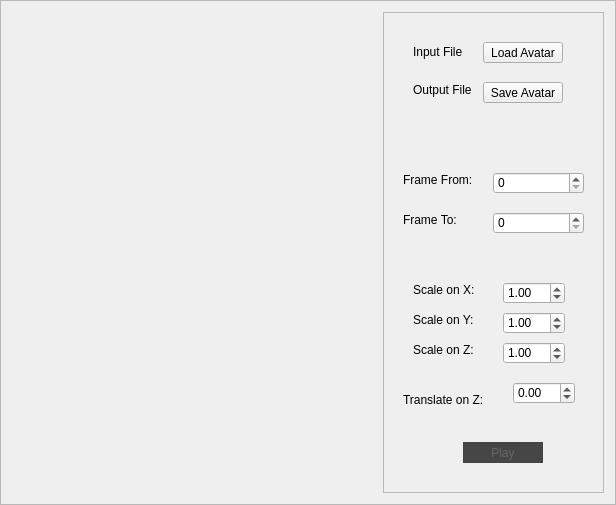
<?xml version="1.0" encoding="UTF-8"?>
<ui version="4.0">
 <class>ShopAvatarEditor</class>
 <widget class="QFrame" name="ShopAvatarEditor">
  <property name="geometry">
   <rect>
    <x>0</x>
    <y>0</y>
    <width>616</width>
    <height>503</height>
   </rect>
  </property>
  <property name="sizePolicy">
   <sizepolicy hsizetype="Fixed" vsizetype="Fixed">
    <horstretch>0</horstretch>
    <verstretch>0</verstretch>
   </sizepolicy>
  </property>
  <property name="windowTitle">
   <string>VRShop Avatar Editor</string>
  </property>
  <property name="frameShape">
   <enum>QFrame::StyledPanel</enum>
  </property>
  <property name="frameShadow">
   <enum>QFrame::Raised</enum>
  </property>
  <layout class="QHBoxLayout" name="horizontalLayout">
   <item>
    <widget class="VR::OSGQT_Widget" name="m_pOSGQTWidget" native="true">
     <property name="minimumSize">
      <size>
       <width>351</width>
       <height>481</height>
      </size>
     </property>
     <widget class="VR::OSGQT_Widget" name="m_pOSGQTWidget_2" native="true">
      <property name="geometry">
       <rect>
        <x>-710</x>
        <y>700</y>
        <width>1135</width>
        <height>949</height>
       </rect>
      </property>
      <property name="sizePolicy">
       <sizepolicy hsizetype="Expanding" vsizetype="Expanding">
        <horstretch>0</horstretch>
        <verstretch>0</verstretch>
       </sizepolicy>
      </property>
      <property name="minimumSize">
       <size>
        <width>300</width>
        <height>0</height>
       </size>
      </property>
      <property name="sizeIncrement">
       <size>
        <width>0</width>
        <height>0</height>
       </size>
      </property>
      <property name="baseSize">
       <size>
        <width>800</width>
        <height>600</height>
       </size>
      </property>
      <property name="styleSheet">
       <string notr="true">background-color:rgb(137,137,137);</string>
      </property>
      <widget class="VR::OSGQT_Widget" name="m_pOSGQTWidgetMap" native="true">
       <property name="geometry">
        <rect>
         <x>900</x>
         <y>10</y>
         <width>221</width>
         <height>171</height>
        </rect>
       </property>
       <property name="autoFillBackground">
        <bool>false</bool>
       </property>
       <property name="styleSheet">
        <string notr="true">QWidget	{
	background-color: rgb(193,193,193);
	border: 1px solid white;
}
</string>
       </property>
      </widget>
      <widget class="QToolButton" name="m_pToolButtonMyBasket">
       <property name="geometry">
        <rect>
         <x>690</x>
         <y>10</y>
         <width>81</width>
         <height>40</height>
        </rect>
       </property>
       <property name="minimumSize">
        <size>
         <width>81</width>
         <height>40</height>
        </size>
       </property>
       <property name="maximumSize">
        <size>
         <width>16777215</width>
         <height>16777215</height>
        </size>
       </property>
       <property name="font">
        <font>
         <family>Arial</family>
         <pointsize>9</pointsize>
         <weight>75</weight>
         <bold>true</bold>
        </font>
       </property>
       <property name="cursor">
        <cursorShape>PointingHandCursor</cursorShape>
       </property>
       <property name="styleSheet">
        <string notr="true">QToolButton {
	color: rgb(204,204,204);
	border: 1px solid rgb(67,67,67);
	background-color:rgb(102,102,102);
}

QToolButton:hover {
	color: white;
}



</string>
       </property>
       <property name="text">
        <string>My Basket</string>
       </property>
       <property name="checkable">
        <bool>true</bool>
       </property>
       <property name="checked">
        <bool>true</bool>
       </property>
       <property name="autoRaise">
        <bool>false</bool>
       </property>
      </widget>
      <widget class="QLabel" name="m_pLabelLogoRetailer">
       <property name="geometry">
        <rect>
         <x>10</x>
         <y>10</y>
         <width>100</width>
         <height>80</height>
        </rect>
       </property>
       <property name="minimumSize">
        <size>
         <width>0</width>
         <height>80</height>
        </size>
       </property>
       <property name="styleSheet">
        <string notr="true"/>
       </property>
       <property name="text">
        <string>LOGO - Retailer 

 powered by 

 LOGO - VRShop</string>
       </property>
       <property name="alignment">
        <set>Qt::AlignCenter</set>
       </property>
       <property name="margin">
        <number>0</number>
       </property>
       <property name="indent">
        <number>-1</number>
       </property>
      </widget>
      <widget class="QLineEdit" name="m_pLineEditUserName">
       <property name="geometry">
        <rect>
         <x>400</x>
         <y>10</y>
         <width>186</width>
         <height>18</height>
        </rect>
       </property>
       <property name="minimumSize">
        <size>
         <width>0</width>
         <height>18</height>
        </size>
       </property>
       <property name="maximumSize">
        <size>
         <width>16777215</width>
         <height>18</height>
        </size>
       </property>
       <property name="font">
        <font>
         <family>Arial</family>
        </font>
       </property>
       <property name="styleSheet">
        <string notr="true">QLineEdit {
	background-color: rgb(255,255,255);
	text-align: left;
}
</string>
       </property>
       <property name="inputMask">
        <string/>
       </property>
       <property name="placeholderText">
        <string>Username</string>
       </property>
       <property name="cursorMoveStyle">
        <enum>Qt::VisualMoveStyle</enum>
       </property>
      </widget>
      <widget class="QLineEdit" name="m_pLineEditPassword">
       <property name="geometry">
        <rect>
         <x>400</x>
         <y>32</y>
         <width>186</width>
         <height>18</height>
        </rect>
       </property>
       <property name="minimumSize">
        <size>
         <width>0</width>
         <height>18</height>
        </size>
       </property>
       <property name="maximumSize">
        <size>
         <width>16777215</width>
         <height>18</height>
        </size>
       </property>
       <property name="font">
        <font>
         <family>Arial</family>
        </font>
       </property>
       <property name="styleSheet">
        <string notr="true">background-color:white;</string>
       </property>
       <property name="echoMode">
        <enum>QLineEdit::Password</enum>
       </property>
       <property name="placeholderText">
        <string>Password</string>
       </property>
      </widget>
      <widget class="QPushButton" name="m_pPushButtonSignIn">
       <property name="geometry">
        <rect>
         <x>595</x>
         <y>10</y>
         <width>60</width>
         <height>40</height>
        </rect>
       </property>
       <property name="sizePolicy">
        <sizepolicy hsizetype="Fixed" vsizetype="Fixed">
         <horstretch>0</horstretch>
         <verstretch>0</verstretch>
        </sizepolicy>
       </property>
       <property name="minimumSize">
        <size>
         <width>60</width>
         <height>40</height>
        </size>
       </property>
       <property name="maximumSize">
        <size>
         <width>60</width>
         <height>16777215</height>
        </size>
       </property>
       <property name="font">
        <font>
         <family>Arial</family>
         <pointsize>10</pointsize>
         <weight>75</weight>
         <bold>true</bold>
        </font>
       </property>
       <property name="cursor">
        <cursorShape>PointingHandCursor</cursorShape>
       </property>
       <property name="styleSheet">
        <string notr="true">QPushButton {
	color:rgb(204,204,204);
	border: 1px solid rgb(67,67,67);
	background-color:rgb(102,102,102);

/*
qlineargradient(x1:0, y1:0, x2:0, y2:1, 
stop: 0 rgb(70,70,70), 
stop: 0.5 lightgray,
stop: 1 rgb(70,70,70));
*/
}

QPushButton:hover {
	color: white;
}
</string>
       </property>
       <property name="text">
        <string>Sign In</string>
       </property>
       <property name="default">
        <bool>false</bool>
       </property>
       <property name="flat">
        <bool>true</bool>
       </property>
      </widget>
      <widget class="QToolButton" name="m_pToolButtonUser">
       <property name="geometry">
        <rect>
         <x>340</x>
         <y>10</y>
         <width>40</width>
         <height>40</height>
        </rect>
       </property>
       <property name="minimumSize">
        <size>
         <width>40</width>
         <height>40</height>
        </size>
       </property>
       <property name="maximumSize">
        <size>
         <width>16777215</width>
         <height>16777215</height>
        </size>
       </property>
       <property name="cursor">
        <cursorShape>PointingHandCursor</cursorShape>
       </property>
       <property name="styleSheet">
        <string notr="true">QToolButton {
	border: 0px;
	image: url(C:/Matej/Images/Matej.jpg);
	background-color: rgba(255,255,255,0);
}
</string>
       </property>
       <property name="text">
        <string/>
       </property>
       <property name="checkable">
        <bool>true</bool>
       </property>
      </widget>
      <widget class="QToolButton" name="m_pToolButton3View">
       <property name="geometry">
        <rect>
         <x>1090</x>
         <y>290</y>
         <width>30</width>
         <height>30</height>
        </rect>
       </property>
       <property name="minimumSize">
        <size>
         <width>30</width>
         <height>30</height>
        </size>
       </property>
       <property name="maximumSize">
        <size>
         <width>30</width>
         <height>30</height>
        </size>
       </property>
       <property name="font">
        <font>
         <family>Arial</family>
         <pointsize>10</pointsize>
         <weight>75</weight>
         <bold>true</bold>
        </font>
       </property>
       <property name="styleSheet">
        <string notr="true">QToolButton {
	border: 1px solid rgb(67,67,67);
	color:rgb(102,102,102);
	background-color:rgb(70,70,70);
	selection-background-color: rgb(102,102,102);
}

QToolButton:hover	{
	color: white;
}

QToolButton:checked {
	background-color:rgb(102,102,102);
	color:white;
}
</string>
       </property>
       <property name="text">
        <string>3</string>
       </property>
       <property name="iconSize">
        <size>
         <width>20</width>
         <height>20</height>
        </size>
       </property>
       <property name="checkable">
        <bool>true</bool>
       </property>
       <property name="checked">
        <bool>true</bool>
       </property>
       <property name="autoRaise">
        <bool>true</bool>
       </property>
      </widget>
      <widget class="QToolButton" name="m_pToolButton1View">
       <property name="geometry">
        <rect>
         <x>1090</x>
         <y>260</y>
         <width>30</width>
         <height>30</height>
        </rect>
       </property>
       <property name="minimumSize">
        <size>
         <width>30</width>
         <height>30</height>
        </size>
       </property>
       <property name="maximumSize">
        <size>
         <width>30</width>
         <height>30</height>
        </size>
       </property>
       <property name="font">
        <font>
         <family>Arial</family>
         <pointsize>10</pointsize>
         <weight>75</weight>
         <bold>true</bold>
        </font>
       </property>
       <property name="styleSheet">
        <string notr="true">QToolButton {
	border: 1px solid rgb(67,67,67);
	color:rgb(102,102,102);
	background-color:rgb(70,70,70);
	selection-background-color: rgb(102,102,102);
}

QToolButton:hover	{
	color: white;
}

QToolButton:checked {
	background-color:rgb(102,102,102);
	color:white;
}
</string>
       </property>
       <property name="text">
        <string>1</string>
       </property>
       <property name="iconSize">
        <size>
         <width>40</width>
         <height>40</height>
        </size>
       </property>
       <property name="checkable">
        <bool>true</bool>
       </property>
       <property name="checked">
        <bool>false</bool>
       </property>
       <property name="autoRaise">
        <bool>true</bool>
       </property>
      </widget>
      <widget class="QFrame" name="m_pFrameSettings">
       <property name="geometry">
        <rect>
         <x>240</x>
         <y>50</y>
         <width>140</width>
         <height>135</height>
        </rect>
       </property>
       <property name="styleSheet">
        <string notr="true">QFrame	{
	background-color: white
}</string>
       </property>
       <property name="frameShape">
        <enum>QFrame::StyledPanel</enum>
       </property>
       <property name="frameShadow">
        <enum>QFrame::Raised</enum>
       </property>
       <widget class="QLabel" name="m_pLabelTitle">
        <property name="geometry">
         <rect>
          <x>0</x>
          <y>0</y>
          <width>141</width>
          <height>35</height>
         </rect>
        </property>
        <property name="font">
         <font>
          <family>Arial</family>
          <pointsize>10</pointsize>
          <weight>75</weight>
          <bold>true</bold>
         </font>
        </property>
        <property name="styleSheet">
         <string notr="true">background-color: rgb(204,204,204);</string>
        </property>
        <property name="frameShape">
         <enum>QFrame::StyledPanel</enum>
        </property>
        <property name="text">
         <string>Settings</string>
        </property>
        <property name="openExternalLinks">
         <bool>false</bool>
        </property>
       </widget>
       <widget class="QPushButton" name="m_pPushButtonSignOut">
        <property name="geometry">
         <rect>
          <x>0</x>
          <y>40</y>
          <width>140</width>
          <height>30</height>
         </rect>
        </property>
        <property name="font">
         <font>
          <family>Arial</family>
          <pointsize>9</pointsize>
          <weight>50</weight>
          <bold>false</bold>
         </font>
        </property>
        <property name="cursor">
         <cursorShape>PointingHandCursor</cursorShape>
        </property>
        <property name="styleSheet">
         <string notr="true">QPushButton {
	color:black;
	border: 1px rgb(204,204,204);
	background-color: transparent;
	text-align: left;
	padding: 5px;
}

QPushButton:hover {
	background-color: rgb(204,204,204);
	color: white;
}
</string>
        </property>
        <property name="text">
         <string>Sign Out</string>
        </property>
        <property name="flat">
         <bool>true</bool>
        </property>
       </widget>
       <widget class="QPushButton" name="m_pPushButtonRemoveAccount">
        <property name="geometry">
         <rect>
          <x>0</x>
          <y>70</y>
          <width>140</width>
          <height>30</height>
         </rect>
        </property>
        <property name="font">
         <font>
          <family>Arial</family>
          <pointsize>9</pointsize>
         </font>
        </property>
        <property name="cursor">
         <cursorShape>PointingHandCursor</cursorShape>
        </property>
        <property name="styleSheet">
         <string notr="true">QPushButton {
	color:black;
	border: 1px rgb(204,204,204);
	background-color: transparent;
	text-align: left;
	padding: 5px;
}

QPushButton:hover {
	background-color: rgb(204,204,204);
	color: white;
}
</string>
        </property>
        <property name="text">
         <string>Remove Account</string>
        </property>
        <property name="flat">
         <bool>true</bool>
        </property>
       </widget>
       <widget class="QPushButton" name="m_pPushButtonChangeSettings">
        <property name="geometry">
         <rect>
          <x>0</x>
          <y>100</y>
          <width>140</width>
          <height>30</height>
         </rect>
        </property>
        <property name="font">
         <font>
          <family>Arial</family>
          <pointsize>9</pointsize>
         </font>
        </property>
        <property name="cursor">
         <cursorShape>PointingHandCursor</cursorShape>
        </property>
        <property name="styleSheet">
         <string notr="true">QPushButton {
	color:black;
	border: 1px rgb(204,204,204);
	background-color: transparent;
	text-align: left;
	padding: 5px;
}

QPushButton:hover {
	background-color: rgb(204,204,204);
	color: white;
}
</string>
        </property>
        <property name="text">
         <string>Change Settings</string>
        </property>
        <property name="flat">
         <bool>true</bool>
        </property>
       </widget>
      </widget>
      <widget class="QFrame" name="m_pFrameItemsBasket">
       <property name="geometry">
        <rect>
         <x>140</x>
         <y>480</y>
         <width>551</width>
         <height>120</height>
        </rect>
       </property>
       <property name="styleSheet">
        <string notr="true">background-color:rgb(102,102,102);
border: 1px solid rgb(67,67,67);
border-radius: 10px;
padding: 2px;</string>
       </property>
       <property name="frameShape">
        <enum>QFrame::Panel</enum>
       </property>
       <property name="frameShadow">
        <enum>QFrame::Raised</enum>
       </property>
       <widget class="QPushButton" name="m_pPushButtonBasketBack">
        <property name="geometry">
         <rect>
          <x>1</x>
          <y>10</y>
          <width>41</width>
          <height>101</height>
         </rect>
        </property>
        <property name="cursor">
         <cursorShape>PointingHandCursor</cursorShape>
        </property>
        <property name="styleSheet">
         <string notr="true">	border:0px;
	background-color:rgb(102,102,102);
	border-radius: 10px;
	padding: 2px;</string>
        </property>
        <property name="text">
         <string/>
        </property>
        <property name="icon">
         <iconset>
          <normaloff>../../../../../../../arrow_left.png</normaloff>../../../../../../../arrow_left.png</iconset>
        </property>
        <property name="iconSize">
         <size>
          <width>50</width>
          <height>100</height>
         </size>
        </property>
        <property name="flat">
         <bool>true</bool>
        </property>
       </widget>
       <widget class="QPushButton" name="m_pPushButtonBasketForward">
        <property name="geometry">
         <rect>
          <x>509</x>
          <y>10</y>
          <width>41</width>
          <height>101</height>
         </rect>
        </property>
        <property name="cursor">
         <cursorShape>PointingHandCursor</cursorShape>
        </property>
        <property name="styleSheet">
         <string notr="true">	border:0px;
	background-color:rgb(102,102,102);
	border-radius: 10px;
	padding: 2px;</string>
        </property>
        <property name="text">
         <string/>
        </property>
        <property name="icon">
         <iconset>
          <normaloff>../../../../../../../arrow_right.png</normaloff>../../../../../../../arrow_right.png</iconset>
        </property>
        <property name="iconSize">
         <size>
          <width>50</width>
          <height>100</height>
         </size>
        </property>
        <property name="flat">
         <bool>true</bool>
        </property>
       </widget>
      </widget>
      <widget class="QLabel" name="m_pLabelBasketCase">
       <property name="geometry">
        <rect>
         <x>370</x>
         <y>460</y>
         <width>120</width>
         <height>25</height>
        </rect>
       </property>
       <property name="font">
        <font>
         <family>Arial</family>
         <pointsize>10</pointsize>
         <weight>75</weight>
         <bold>true</bold>
        </font>
       </property>
       <property name="styleSheet">
        <string notr="true">QLabel {
	color: rgb(204,204,204);
	border-radius: 5px;
	border: 1px solid rgb(67,67,67);
	background-color:rgb(70,70,70);
}

/*
rgb(102,102,102);
	background-color: 
*/</string>
       </property>
       <property name="text">
        <string>Basket case</string>
       </property>
       <property name="alignment">
        <set>Qt::AlignCenter</set>
       </property>
      </widget>
      <widget class="QLabel" name="m_pLabelLegalNotice">
       <property name="geometry">
        <rect>
         <x>110</x>
         <y>640</y>
         <width>201</width>
         <height>20</height>
        </rect>
       </property>
       <property name="font">
        <font>
         <family>Arial</family>
         <pointsize>7</pointsize>
         <weight>75</weight>
         <bold>true</bold>
        </font>
       </property>
       <property name="focusPolicy">
        <enum>Qt::StrongFocus</enum>
       </property>
       <property name="styleSheet">
        <string notr="true">background-color:white;</string>
       </property>
       <property name="text">
        <string>(C) 2014 VRShop | Privacy and Terms of Use</string>
       </property>
      </widget>
      <widget class="QFrame" name="m_pFrameProductInterface">
       <property name="geometry">
        <rect>
         <x>580</x>
         <y>220</y>
         <width>121</width>
         <height>193</height>
        </rect>
       </property>
       <property name="styleSheet">
        <string notr="true">QFrame	{
	border: 1px solid rgb(29,29,29);
	background-color: rgb(67,67,67);

	border-radius: 10px;
	padding: 2px;
}
</string>
       </property>
       <property name="frameShape">
        <enum>QFrame::StyledPanel</enum>
       </property>
       <property name="frameShadow">
        <enum>QFrame::Raised</enum>
       </property>
       <widget class="QLabel" name="m_pLabelProductInterfaceImage">
        <property name="geometry">
         <rect>
          <x>5</x>
          <y>5</y>
          <width>111</width>
          <height>111</height>
         </rect>
        </property>
        <property name="styleSheet">
         <string notr="true">border-radius:0px;
border: 1px solid rgb(67,67,67);
background-color:rgb(102,102,102);</string>
        </property>
        <property name="text">
         <string/>
        </property>
        <property name="pixmap">
         <pixmap>../../../../../../../../Matej/Images/Banana.bmp</pixmap>
        </property>
        <property name="scaledContents">
         <bool>true</bool>
        </property>
       </widget>
       <widget class="QPushButton" name="m_pPushButtonProductInterfaceDetails">
        <property name="geometry">
         <rect>
          <x>5</x>
          <y>166</y>
          <width>50</width>
          <height>22</height>
         </rect>
        </property>
        <property name="minimumSize">
         <size>
          <width>0</width>
          <height>0</height>
         </size>
        </property>
        <property name="maximumSize">
         <size>
          <width>100</width>
          <height>16777215</height>
         </size>
        </property>
        <property name="font">
         <font>
          <family>Arial</family>
          <pointsize>8</pointsize>
          <weight>75</weight>
          <bold>true</bold>
         </font>
        </property>
        <property name="cursor">
         <cursorShape>PointingHandCursor</cursorShape>
        </property>
        <property name="styleSheet">
         <string notr="true">QPushButton {
	color: rgb(204,204,204);
	background-color:rgb(102,102,102);
	border: 1px solid rgb(67,67,67);
}

QPushButton:hover {
	color: white;
}</string>
        </property>
        <property name="text">
         <string>Details</string>
        </property>
        <property name="checkable">
         <bool>true</bool>
        </property>
        <property name="checked">
         <bool>true</bool>
        </property>
       </widget>
       <widget class="QPushButton" name="m_pPushButtonProductInterface2Basket">
        <property name="geometry">
         <rect>
          <x>65</x>
          <y>166</y>
          <width>50</width>
          <height>22</height>
         </rect>
        </property>
        <property name="minimumSize">
         <size>
          <width>0</width>
          <height>0</height>
         </size>
        </property>
        <property name="maximumSize">
         <size>
          <width>100</width>
          <height>16777215</height>
         </size>
        </property>
        <property name="font">
         <font>
          <family>Arial</family>
          <pointsize>6</pointsize>
          <weight>75</weight>
          <bold>true</bold>
         </font>
        </property>
        <property name="cursor">
         <cursorShape>PointingHandCursor</cursorShape>
        </property>
        <property name="styleSheet">
         <string notr="true">QPushButton {
	color: rgb(204,204,204);
	background-color:rgb(102,102,102);
	border: 1px solid rgb(67,67,67);
}

QPushButton:hover {
	color: white;
}



</string>
        </property>
        <property name="text">
         <string>Add to
basket</string>
        </property>
        <property name="checkable">
         <bool>true</bool>
        </property>
        <property name="checked">
         <bool>true</bool>
        </property>
       </widget>
       <widget class="QLabel" name="m_pLabelProductInterfaceInfo">
        <property name="geometry">
         <rect>
          <x>5</x>
          <y>120</y>
          <width>111</width>
          <height>41</height>
         </rect>
        </property>
        <property name="font">
         <font>
          <family>Arial</family>
          <pointsize>7</pointsize>
          <weight>75</weight>
          <bold>true</bold>
          <strikeout>false</strikeout>
          <stylestrategy>PreferDefault</stylestrategy>
         </font>
        </property>
        <property name="acceptDrops">
         <bool>true</bool>
        </property>
        <property name="styleSheet">
         <string notr="true">QLabel {
	color: rgb(204,204,204);
	background-color:rgb(102,102,102);
	border-radius:0px;
	border: 1px solid rgb(67,67,67);
}</string>
        </property>
        <property name="text">
         <string>&lt;html&gt;&lt;head/&gt;&lt;body&gt;&lt;span style=&quot; font-size:10px; font-style:bold;&quot;&gt;Samsung Galaxy Tab (R) 3 8.0 (Wi-Fi) White &lt;/span&gt;&lt;br&gt;&lt;span style=&quot;font-size:8px; font-style:italic;color:white;&quot;&gt;Samsung Corp.&lt;/span&gt;&lt;/br&gt;&lt;/body&gt;&lt;/html&gt;</string>
        </property>
        <property name="alignment">
         <set>Qt::AlignLeading|Qt::AlignLeft|Qt::AlignTop</set>
        </property>
        <property name="wordWrap">
         <bool>true</bool>
        </property>
        <property name="indent">
         <number>0</number>
        </property>
       </widget>
      </widget>
      <widget class="QLabel" name="m_pLabelProductInterfacePrice">
       <property name="geometry">
        <rect>
         <x>617</x>
         <y>210</y>
         <width>47</width>
         <height>21</height>
        </rect>
       </property>
       <property name="font">
        <font>
         <family>Arial</family>
         <pointsize>7</pointsize>
         <weight>75</weight>
         <bold>true</bold>
        </font>
       </property>
       <property name="styleSheet">
        <string notr="true">QLabel {
	color: rgb(204,204,204);
	border-radius: 5px;
	border: 1px solid rgb(18,18,18);
	background-color:rgb(70,70,70);
}
</string>
       </property>
       <property name="text">
        <string>€ 229.99</string>
       </property>
       <property name="alignment">
        <set>Qt::AlignCenter</set>
       </property>
      </widget>
     </widget>
    </widget>
   </item>
   <item>
    <widget class="QFrame" name="frame">
     <property name="sizePolicy">
      <sizepolicy hsizetype="Fixed" vsizetype="Fixed">
       <horstretch>0</horstretch>
       <verstretch>0</verstretch>
      </sizepolicy>
     </property>
     <property name="minimumSize">
      <size>
       <width>221</width>
       <height>481</height>
      </size>
     </property>
     <property name="maximumSize">
      <size>
       <width>221</width>
       <height>481</height>
      </size>
     </property>
     <property name="frameShape">
      <enum>QFrame::StyledPanel</enum>
     </property>
     <property name="frameShadow">
      <enum>QFrame::Raised</enum>
     </property>
     <widget class="QToolButton" name="m_pToolButtonPlay">
      <property name="geometry">
       <rect>
        <x>80</x>
        <y>430</y>
        <width>80</width>
        <height>21</height>
       </rect>
      </property>
      <property name="styleSheet">
       <string notr="true">QToolButton {
	border: 1px solid rgb(67,67,67);
	color:rgb(102,102,102);
	background-color:rgb(70,70,70);
	selection-background-color: rgb(102,102,102);
}

QToolButton:hover	{
	color: white;
}

QToolButton:checked {
	background-color:rgb(102,102,102);
	color:white;
}
</string>
      </property>
      <property name="text">
       <string>Play</string>
      </property>
      <property name="checkable">
       <bool>true</bool>
      </property>
      <property name="checked">
       <bool>false</bool>
      </property>
      <property name="popupMode">
       <enum>QToolButton::DelayedPopup</enum>
      </property>
      <property name="toolButtonStyle">
       <enum>Qt::ToolButtonIconOnly</enum>
      </property>
     </widget>
     <widget class="QLabel" name="label_6">
      <property name="geometry">
       <rect>
        <x>30</x>
        <y>300</y>
        <width>81</width>
        <height>16</height>
       </rect>
      </property>
      <property name="text">
       <string>Scale on Y:</string>
      </property>
     </widget>
     <widget class="QLabel" name="label_7">
      <property name="geometry">
       <rect>
        <x>30</x>
        <y>330</y>
        <width>81</width>
        <height>16</height>
       </rect>
      </property>
      <property name="text">
       <string>Scale on Z:</string>
      </property>
     </widget>
     <widget class="QLabel" name="label_4">
      <property name="geometry">
       <rect>
        <x>20</x>
        <y>200</y>
        <width>81</width>
        <height>16</height>
       </rect>
      </property>
      <property name="text">
       <string>Frame To:</string>
      </property>
     </widget>
     <widget class="QLabel" name="label_8">
      <property name="geometry">
       <rect>
        <x>20</x>
        <y>380</y>
        <width>81</width>
        <height>16</height>
       </rect>
      </property>
      <property name="text">
       <string>Translate on Z:</string>
      </property>
     </widget>
     <widget class="QLabel" name="label_5">
      <property name="geometry">
       <rect>
        <x>30</x>
        <y>270</y>
        <width>81</width>
        <height>16</height>
       </rect>
      </property>
      <property name="text">
       <string>Scale on X:</string>
      </property>
     </widget>
     <widget class="QLabel" name="label_3">
      <property name="geometry">
       <rect>
        <x>20</x>
        <y>160</y>
        <width>81</width>
        <height>16</height>
       </rect>
      </property>
      <property name="text">
       <string>Frame From:</string>
      </property>
     </widget>
     <widget class="QLabel" name="label_2">
      <property name="geometry">
       <rect>
        <x>30</x>
        <y>70</y>
        <width>61</width>
        <height>16</height>
       </rect>
      </property>
      <property name="text">
       <string>Output File</string>
      </property>
     </widget>
     <widget class="QLabel" name="label">
      <property name="geometry">
       <rect>
        <x>30</x>
        <y>30</y>
        <width>51</width>
        <height>20</height>
       </rect>
      </property>
      <property name="text">
       <string>Input File</string>
      </property>
     </widget>
     <widget class="QDoubleSpinBox" name="m_pDoubleSpinBoxPosZ">
      <property name="geometry">
       <rect>
        <x>130</x>
        <y>370</y>
        <width>62</width>
        <height>22</height>
       </rect>
      </property>
      <property name="minimum">
       <double>-99.989999999999995</double>
      </property>
      <property name="singleStep">
       <double>0.010000000000000</double>
      </property>
     </widget>
     <widget class="QDoubleSpinBox" name="m_pDoubleSpinBoxScaleX">
      <property name="geometry">
       <rect>
        <x>120</x>
        <y>270</y>
        <width>62</width>
        <height>22</height>
       </rect>
      </property>
      <property name="singleStep">
       <double>0.010000000000000</double>
      </property>
      <property name="value">
       <double>1.000000000000000</double>
      </property>
     </widget>
     <widget class="QDoubleSpinBox" name="m_pDoubleSpinBoxScaleY">
      <property name="geometry">
       <rect>
        <x>120</x>
        <y>300</y>
        <width>62</width>
        <height>22</height>
       </rect>
      </property>
      <property name="singleStep">
       <double>0.010000000000000</double>
      </property>
      <property name="value">
       <double>1.000000000000000</double>
      </property>
     </widget>
     <widget class="QDoubleSpinBox" name="m_pDoubleSpinBoxScaleZ">
      <property name="geometry">
       <rect>
        <x>120</x>
        <y>330</y>
        <width>62</width>
        <height>22</height>
       </rect>
      </property>
      <property name="singleStep">
       <double>0.010000000000000</double>
      </property>
      <property name="value">
       <double>1.000000000000000</double>
      </property>
     </widget>
     <widget class="QSpinBox" name="m_pSpinBoxFrameFrom">
      <property name="geometry">
       <rect>
        <x>110</x>
        <y>160</y>
        <width>91</width>
        <height>22</height>
       </rect>
      </property>
      <property name="maximum">
       <number>9999</number>
      </property>
     </widget>
     <widget class="QSpinBox" name="m_pSpinBoxFrameTo">
      <property name="geometry">
       <rect>
        <x>110</x>
        <y>200</y>
        <width>91</width>
        <height>22</height>
       </rect>
      </property>
      <property name="maximum">
       <number>9999</number>
      </property>
     </widget>
     <widget class="QPushButton" name="m_pPushButtonLoadAvatar">
      <property name="geometry">
       <rect>
        <x>100</x>
        <y>30</y>
        <width>80</width>
        <height>21</height>
       </rect>
      </property>
      <property name="text">
       <string>Load Avatar</string>
      </property>
     </widget>
     <widget class="QPushButton" name="m_pPushButtonSaveAvatar">
      <property name="geometry">
       <rect>
        <x>100</x>
        <y>70</y>
        <width>80</width>
        <height>21</height>
       </rect>
      </property>
      <property name="text">
       <string>Save Avatar</string>
      </property>
     </widget>
    </widget>
   </item>
  </layout>
 </widget>
 <customwidgets>
  <customwidget>
   <class>VR::OSGQT_Widget</class>
   <extends>QWidget</extends>
   <header location="global">vrosgqt_widget.h</header>
   <container>1</container>
  </customwidget>
 </customwidgets>
 <resources/>
 <connections/>
</ui>
